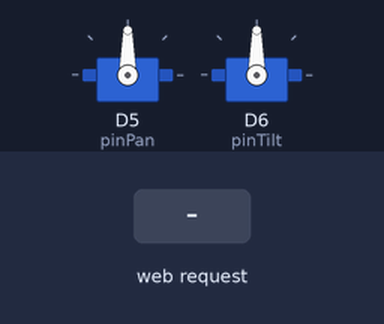
A sketch run on a simulated ESP8266 (NodeMCU). Shown: 2 × servo. Inputs (shaded band) come from the test bench. WiFi joins after 1.5 s; servers stay silent unless stated; what the sketch prints to the serial monitor is not drawn.

Above: at 2.7 s.
2.8 s: HTTP request GET /control?pan=1 received
At 4.0 s:
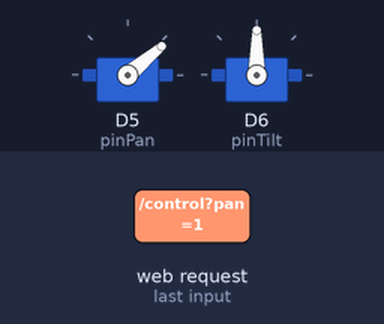
4.3 s: HTTP request GET /control?pan=120 received
At 5.2 s:
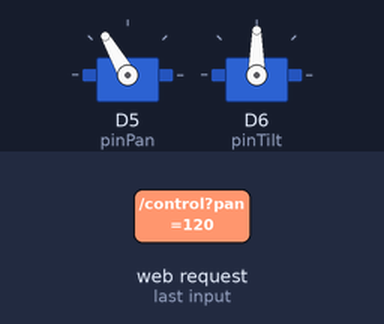
5.8 s: HTTP request GET /control?tilt=1 received
At 6.4 s:
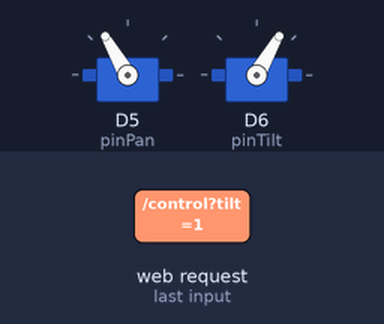
7.3 s: HTTP request GET /control?pan=0 received
At 8.5 s:
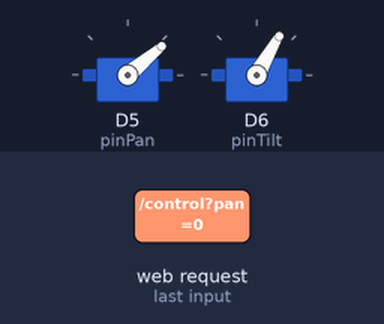
8.8 s: HTTP request GET /control?tilt=120 received
At 9.8 s:
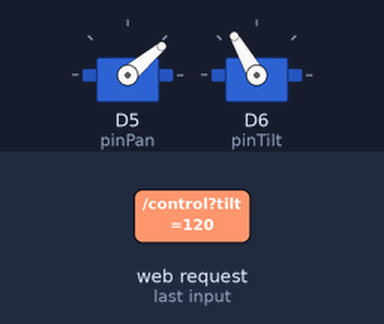
10.3 s: HTTP request GET /control?pan=120&tilt=120 received
At 11.0 s:
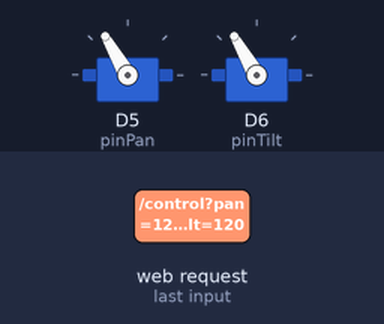
Timing chart, 0 to 12.8 s (numbered marks = the images above; inputs shaded):
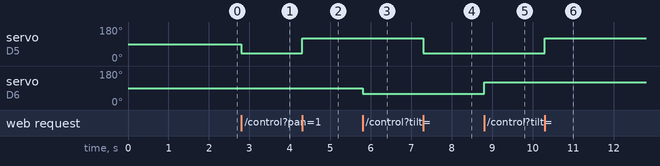

Measured:
- after the input at 2.8 s, servo on D5 (pinPan): 90° → 40° at once
- after the input at 4.3 s, servo on D5 (pinPan): 40° → 120° at once
- after the input at 5.8 s, servo on D6 (pinTilt): 90° → 60° at once
- after the input at 7.3 s, servo on D5 (pinPan): 120° → 40° at once
- after the input at 8.8 s, servo on D6 (pinTilt): 60° → 120° at once
- after the input at 10.3 s, servo on D5 (pinPan): 40° → 120° at once

The sketch:

servo_control.ino
```cpp
#include <ESP8266WiFi.h>
#include <ESP8266WebServer.h>
#include <Servo.h>

// Edite com suas credenciais Wi-Fi
const char* ssid     = "SEU_SSID";
const char* password = "SUA_SENHA";

ESP8266WebServer server(80);

Servo servoPan;
Servo servoTilt;

const int pinPan  = D5;
const int pinTilt = D6;

int pan  = 90;
int tilt = 90;

void handleRoot() {
  server.send(200, "text/plain", "FPV Lupus Servo OK");
}

void handleControl() {
  if (server.hasArg("pan")) {
    pan = server.arg("pan").toInt();
  }

  if (server.hasArg("tilt")) {
    tilt = server.arg("tilt").toInt();
  }

  pan  = constrain(pan,  40, 140);
  tilt = constrain(tilt, 60, 120);

  servoPan.write(pan);
  servoTilt.write(tilt);

  server.send(200, "text/plain", "OK");
}

void setup() {
  Serial.begin(115200);

  servoPan.attach(pinPan);
  servoTilt.attach(pinTilt);

  servoPan.write(pan);
  servoTilt.write(tilt);

  WiFi.begin(ssid, password);

  while (WiFi.status() != WL_CONNECTED) {
    delay(500);
    Serial.print(".");
  }

  Serial.println();
  Serial.print("IP NodeMCU: ");
  Serial.println(WiFi.localIP());

  server.on("/", handleRoot);
  server.on("/control", handleControl);

  server.begin();
}

void loop() {
  server.handleClient();
}
```
